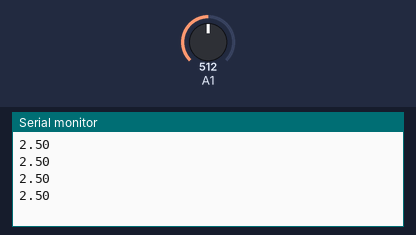
Simulated run of this sketch. Board: Arduino Uno, built with avr-gcc and run on an emulated ATmega328P. Parts: the last lines printed to the serial monitor. Inputs (shaded band) come from the test bench; at power-on: A1 = 512.

Above: at 1.2 s.
1.3 s: A1 set to 716
At 1.71 s:
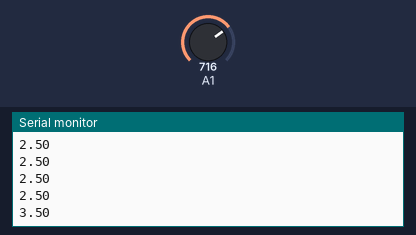
2.8 s: A1 set to 900
At 2.91 s:
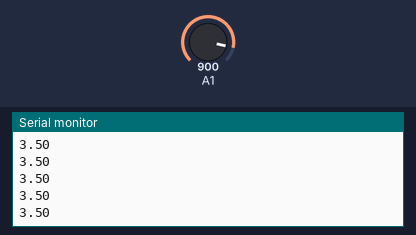
Timing chart, 0 to 5.8 s (numbered marks = the images above; inputs shaded):
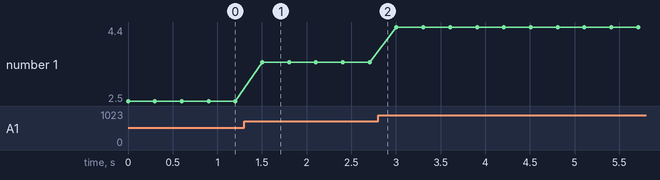

The sketch:

Register_Level_Analog.ino
```cpp
//Code based on Code provided by Dr. Brandon Gordon
//Code written by: Tyler Montcalm
#include <Arduino.h>
#include <math.h>
#include <avr/io.h>
#include <avr/interrupt.h>

#define BIT(a) (1 << (a))
float adc_analog_read(int analog_port);
float v_a0,v_a1,v_a2;
float adc_analog_avg(int analog_port);
void setup_reccuring();
void setup()
{
  Serial.begin(115200);
  cli(); // stop all interrupt functions

  //Select ADC Channel by uncommenting. be careful about changing channel during conversion process
  //uncomment as needed for A0 to A5
  ADMUX =0;    //Initially set mux register to zero A0
  //ADMUX |= BIT(MUX0); //A1
  //ADMUX |= BIT(MUX1); //A2
  //ADMUX |= BIT(MUX0) | BIT(MUX1); //A3
  //ADMUX |= BIT(MUX2); //A4
  //ADMUX |= BIT(MUX0) | BIT(MUX2); //A5
  ADMUX |= BIT(REFS0); // sets your ADC reference to 5V cause default is Aref pin
  ADCSRA=0; // sets your ADC Control and Status Register A to zero
  ADCSRA |= BIT(ADEN); //ADC enable on status register A
  //use a 128 prescaler (slowest)
  ADCSRA |= BIT(ADPS0) | BIT(ADPS1) | BIT(ADPS2);
  ADCSRA |= BIT(ADSC); // start ADC conversion
  //BIT(ADSC) will be 1 whenever a conversion is happening and be 0 when complete to read a bit you and it
  sei();

}

void loop()
{
   Serial.println(adc_analog_read(1));
   delay(300);
   Serial.println(adc_analog_read(0));
   delay(300);
   setup_reccuring();
}
float adc_analog_read(int analog_port)
{
  volatile unsigned int i=0;
  static float dt=0.0,t1,t2,Vin,Vref;
  volatile int adc1;
  t1=micros(); // start time for the conversion
  if(analog_port==0)
  {
  ADCSRA |= BIT(ADSC);
  while( ADCSRA & BIT(ADSC) ) i++;
  adc1 = ADC;
  Vref = 5.0;
  Vin  = adc1/1023.0*Vref;
  return Vin;
  }
  if(analog_port==1)
  {
  ADMUX |= BIT(MUX0);
  ADCSRA |= BIT(ADSC);
  while( ADCSRA & BIT(ADSC) ) i++;
  adc1 = ADC;
  Vref = 5.0;
  Vin  = adc1/1023.0*Vref;
  return Vin;
  }
  if(analog_port==2)
  {
  ADMUX |= BIT(MUX1);
  ADCSRA |= BIT(ADSC);
  while( ADCSRA & BIT(ADSC) ) i++;
  adc1 = ADC;
  Vref = 5.0;
  Vin  = adc1/1023.0*Vref;
  return Vin;
  }
  if(analog_port==3)
  {
  ADMUX |= BIT(MUX0) | BIT(MUX1);
  ADCSRA |= BIT(ADSC);
  while( ADCSRA & BIT(ADSC) ) i++;
  adc1 = ADC;
  Vref = 5.0;
  Vin  = adc1/1023.0*Vref;
  return Vin;
  }
  if(analog_port==4)
  {
  ADMUX |= BIT(MUX2);
  ADCSRA |= BIT(ADSC);
  while( ADCSRA & BIT(ADSC) ) i++;
  adc1 = ADC;
  Vref = 5.0;
  Vin  = adc1/1023.0*Vref;
  return Vin;
  }
  if(analog_port==5)
  {
  ADMUX |= BIT(MUX0) | BIT(MUX2);
  ADCSRA |= BIT(ADSC);
  while( ADCSRA & BIT(ADSC) ) i++;
  adc1 = ADC;
  Vref = 5.0;
  Vin  = adc1/1023.0*Vref;
  return Vin;
  }

}
void setup_reccuring()
{
  cli(); // stop all interrupt functions

  //Select ADC Channel by uncommenting. be careful about changing channel during conversion process
  //uncomment as needed for A0 to A5
  ADMUX =0;    //Initially set mux register to zero A0
  //ADMUX |= BIT(MUX0); //A1
  //ADMUX |= BIT(MUX1); //A2
  //ADMUX |= BIT(MUX0) | BIT(MUX1); //A3
  //ADMUX |= BIT(MUX2); //A4
  //ADMUX |= BIT(MUX0) | BIT(MUX2); //A5
  ADMUX |= BIT(REFS0); // sets your ADC reference to 5V cause default is Aref pin
  ADCSRA=0; // sets your ADC Control and Status Register A to zero
  ADCSRA |= BIT(ADEN); //ADC enable on status register A
  //use a 128 prescaler (slowest)
  ADCSRA |= BIT(ADPS0) | BIT(ADPS1) | BIT(ADPS2);
  ADCSRA |= BIT(ADSC); // start ADC conversion
  //BIT(ADSC) will be 1 whenever a conversion is happening and be 0 when complete to read a bit you and it
  sei();
}
float adc_analog_avg(int analog_port)
{
  for(int i=0; i<50; i++)
  {
    v_a0+=adc_analog_read(analog_port);
  }
  v_a0=v_a0/50;
   return v_a0;
}
```

Measured:
- after the input at 1.3 s, the serial monitor: prints a new line after 0.20 s (image 1)
- plotted number 1: 2.5 → 3.5 after the input at 1.3 s, 3.5 → 4.4 after the input at 2.8 s
